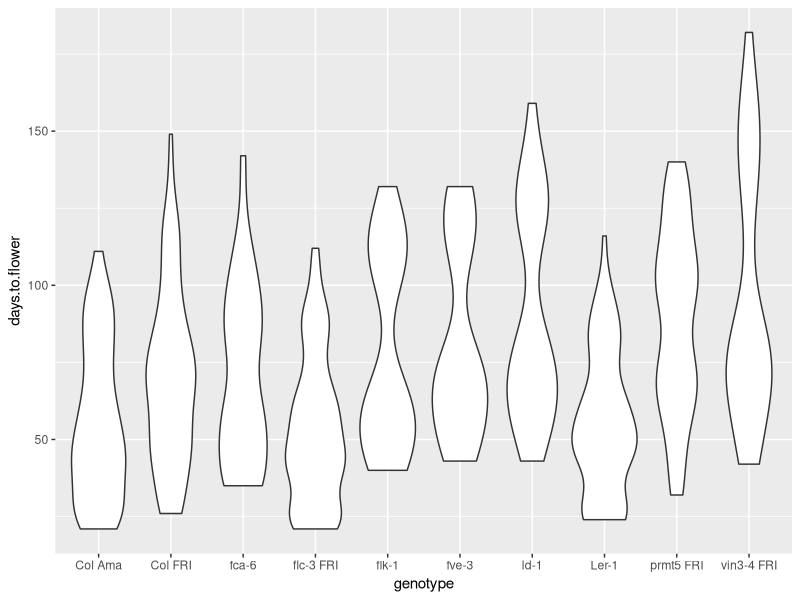
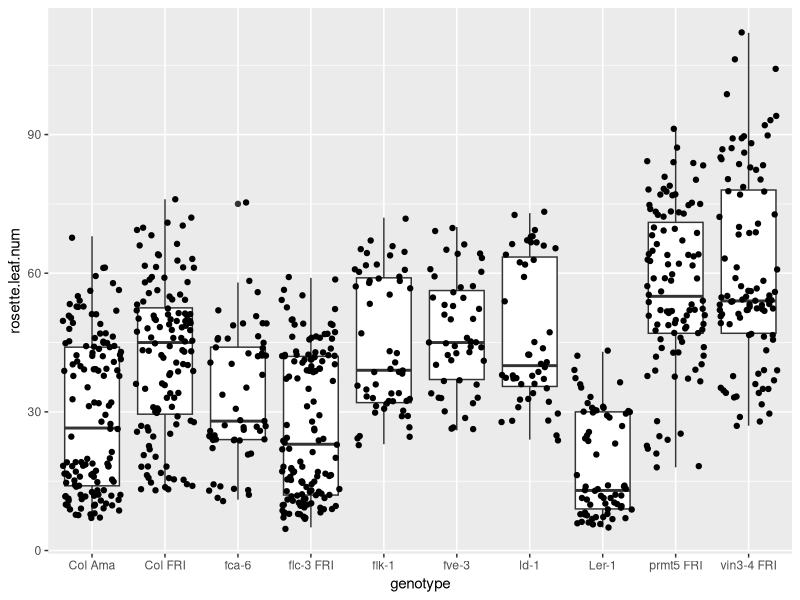
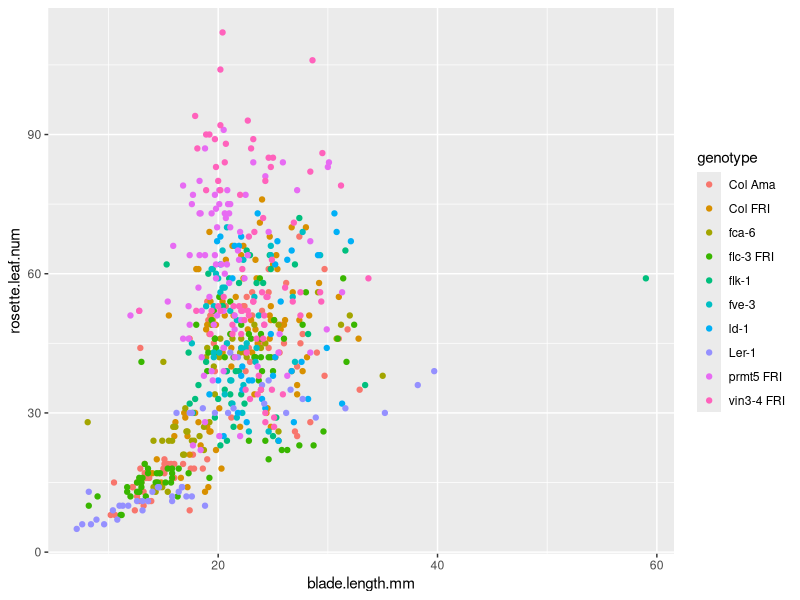
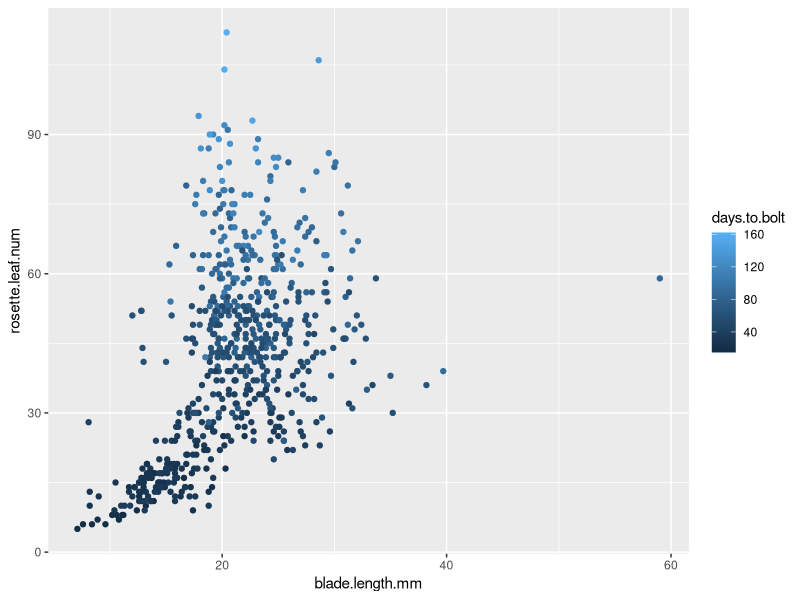
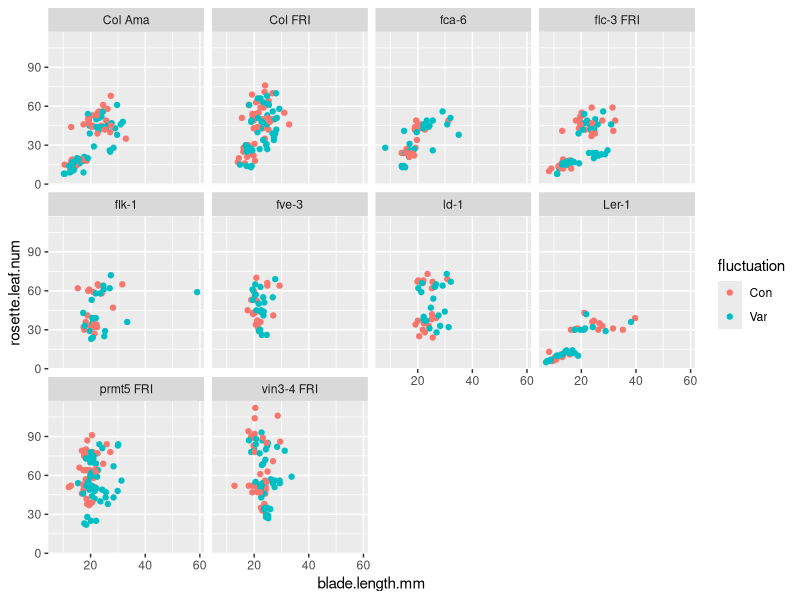
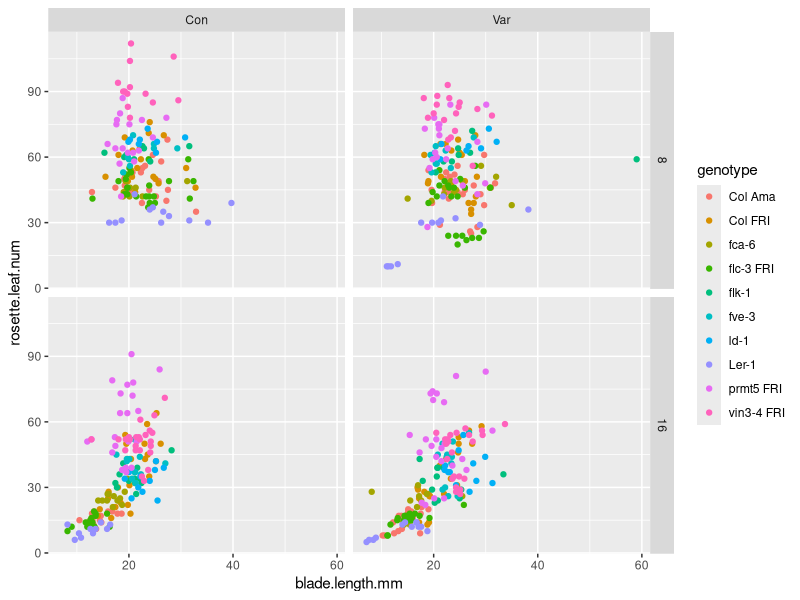
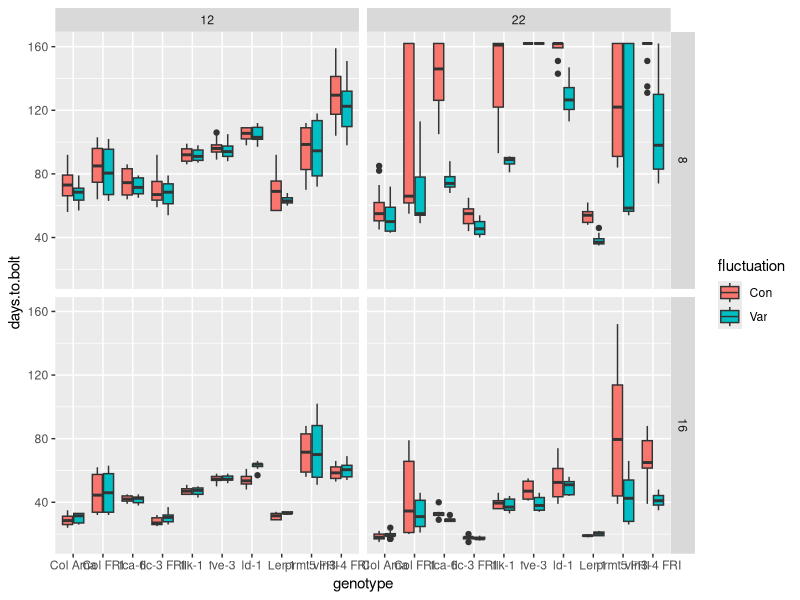

Reproduce these figures in R, in order.
## ---- chunk 1
knitr::opts_chunk$set(echo = TRUE)
## ---- chunk 2
library(tidyverse)
expt1 <- read_tsv("../data/burghardt_et_al_2015_expt1.txt")
## ---- chunk 3
ggplot(expt1, aes(genotype, days.to.flower)) +
  geom_violin()
## ---- chunk 4
ggplot(expt1, aes(genotype, rosette.leaf.num)) +
  geom_boxplot() + 
  geom_jitter()
## ---- chunk 5
ggplot(expt1, aes(blade.length.mm, rosette.leaf.num, colour = genotype)) +
  geom_point()
## ---- chunk 6
ggplot(expt1, aes(blade.length.mm, rosette.leaf.num, colour = days.to.bolt)) +
  geom_point()
## ---- chunk 7
ggplot(expt1, aes(blade.length.mm, rosette.leaf.num, colour = fluctuation)) +
    geom_point() +
    facet_wrap( ~ genotype)
## ---- chunk 8
ggplot(expt1, aes(blade.length.mm, rosette.leaf.num, colour = genotype)) +
    geom_point() +
    facet_grid(day.length ~ fluctuation)
## ---- chunk 9
ggplot(expt1, aes(genotype, days.to.bolt, fill = fluctuation)) +
    geom_boxplot() +
    facet_grid(day.length ~ temperature)
